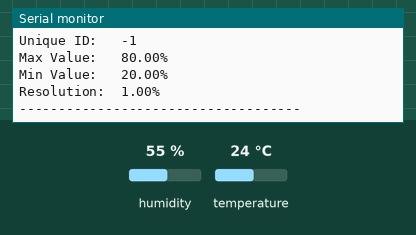
Simulated run of this program. Board: ESP8266 (NodeMCU). Shown: the last lines printed to the serial monitor. The test bench sets the inputs (shaded band); at power-on: humidity 55 %, temperature 24 °C. WiFi joins after 1.5 s; servers stay silent unless stated.

Above: at 2.7 s.
2.8 s: humidity set to 22 %
At 4.3 s:
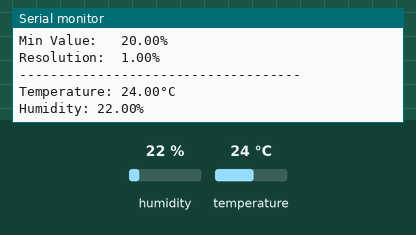
5.8 s: temperature set to 12 °C
At 8.5 s:
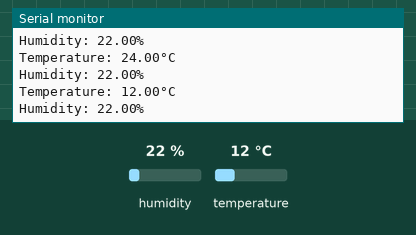
8.8 s: humidity set to 40 %
At 10.7 s:
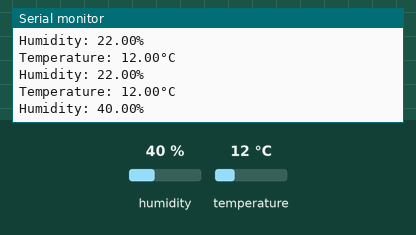

Measured:
- after the input at 2.8 s, the serial monitor: prints a new line after 0.75 s (image 1)
- after the input at 5.8 s, the serial monitor: prints a new line after 1.8 s (image 2)
- after the input at 8.8 s, the serial monitor: prints a new line after 0.76 s (image 3)

The program:

main.cpp
```cpp
#include <ESP8266WiFi.h>
#include <ESP8266WebServer.h>

#include <Adafruit_Sensor.h>
#include <DHT.h>
#include <DHT_U.h>

const char *ssid = "hhw470d";
const char *password = "Target21#";

IPAddress localIp(192, 168, 2, 62);
IPAddress localGw(192, 168, 2, 1);
IPAddress localDns(192, 168, 2, 2);
IPAddress subnet(255, 255, 0, 0);

#define DHTPIN 2     // Digital pin connected to the DHT sensor
#define DHTTYPE    DHT11     // DHT 11
DHT_Unified dht(DHTPIN, DHTTYPE);

WiFiServer server(80);
#define HTTP_REST_PORT 8080
ESP8266WebServer httpRestServer(HTTP_REST_PORT);
uint32_t delayMS;

double Fahrenheit(double celsius) {
return ((double)(9 / 5) * celsius) + 32;
}

double Kelvin(double celsius) {
return celsius + 273.15;
}

void getHelloWord() {
    httpRestServer.send(200, "text/json", "{\"name\": \"Hello world\"}");
}

void restServerRouting() {
    httpRestServer.on("/", HTTP_GET, []() {
        httpRestServer.send(200, F("text/html"),
            F("Welcome to the REST Web Server"));
    });
    httpRestServer.on(F("/helloWorld"), HTTP_GET, getHelloWord);
}

void setup() {
  Serial.begin(115200);
  delay(10);
  Serial.println();

  // Initialize device.
  dht.begin();

  // Connect to WiFi network
  WiFi.mode(WIFI_STA);
  if (!WiFi.config(localIp, localGw, subnet, localDns)) {
    Serial.println("STA Failed to configure");
  }
  Serial.println();
  Serial.println();
  Serial.print("Connecting to ");
  Serial.println(ssid);

  WiFi.begin(ssid, password);

  while (WiFi.status() != WL_CONNECTED) {
    delay(500);
    Serial.print(".");
  }

  Serial.println("");
  Serial.println("WiFi connected");
  Serial.println(WiFi.localIP()); // Print the IP address

  // Start the server
  server.begin();
  Serial.println("Server started");

  // and the API web server
  restServerRouting();
  httpRestServer.begin();

  // Print temperature sensor details.
  sensor_t sensor;
  dht.temperature().getSensor(&sensor);
  Serial.println(F("------------------------------------"));
  Serial.println(F("Temperature Sensor"));
  Serial.print  (F("Sensor Type: ")); Serial.println(sensor.name);
  Serial.print  (F("Driver Ver:  ")); Serial.println(sensor.version);
  Serial.print  (F("Unique ID:   ")); Serial.println(sensor.sensor_id);
  Serial.print  (F("Max Value:   ")); Serial.print(sensor.max_value); Serial.println(F("°C"));
  Serial.print  (F("Min Value:   ")); Serial.print(sensor.min_value); Serial.println(F("°C"));
  Serial.print  (F("Resolution:  ")); Serial.print(sensor.resolution); Serial.println(F("°C"));
  Serial.println(F("------------------------------------"));
  // Print humidity sensor details.
  dht.humidity().getSensor(&sensor);
  Serial.println(F("Humidity Sensor"));
  Serial.print  (F("Sensor Type: ")); Serial.println(sensor.name);
  Serial.print  (F("Driver Ver:  ")); Serial.println(sensor.version);
  Serial.print  (F("Unique ID:   ")); Serial.println(sensor.sensor_id);
  Serial.print  (F("Max Value:   ")); Serial.print(sensor.max_value); Serial.println(F("%"));
  Serial.print  (F("Min Value:   ")); Serial.print(sensor.min_value); Serial.println(F("%"));
  Serial.print  (F("Resolution:  ")); Serial.print(sensor.resolution); Serial.println(F("%"));
  Serial.println(F("------------------------------------"));
  // Set delay between sensor readings based on sensor details.
  delayMS = sensor.min_delay / 1000;
}

void loop() {
  float temp, humi;

  delay(delayMS); // Delay between measurements.

  // Get temperature event and print its value.
  sensors_event_t event;
  dht.temperature().getEvent(&event);
  if (isnan(event.temperature)) {
    temp = 0;
    Serial.println(F("Error reading temperature!"));
  }
  else {
    temp = event.temperature;
    Serial.print(F("Temperature: "));
    Serial.print(temp);
    Serial.println(F("°C"));
  }
  // Get humidity event and print its value.
  dht.humidity().getEvent(&event);
  if (isnan(event.relative_humidity)) {
    humi = 0;
    Serial.println(F("Error reading humidity!"));
  }
  else {
    humi = event.relative_humidity;
    Serial.print(F("Humidity: "));
    Serial.print(humi);
    Serial.println(F("%"));
  }

  httpRestServer.handleClient();

  WiFiClient client = server.accept();
  client.println("HTTP/1.1 200 OK");
  client.println("Content-Type: text/html");
  client.println("Connection: close");  // the connection will be closed after completion of the response
  client.println("Refresh: 5");  // refresh the page automatically every 5 sec
  client.println();
  client.println("<!DOCTYPE html>");
  client.println("<html xmlns='http://www.w3.org/1999/xhtml'>");
  client.println("<head>\n<meta charset='UTF-8'>");
  client.println("<title>ESP8266 Temperature & Humidity DHT11 Sensor</title>");
  client.println("</head>\n<body>");
  client.println("<H2>ESP8266 & DHT11 Sensor</H2>");
  client.println("<H3>Humidity / Temperature</H3>");
  client.println("<pre>");
  client.print("Humidity (%)         : ");
  client.println((float)humi, 2);
  client.print("Temperature (°C)  : ");
  client.println((float)temp, 2);
  client.print("Temperature (°F)  : ");
  client.println(Fahrenheit(temp), 2);
  client.print("Temperature (°K)  : ");
  client.println(Kelvin(temp), 2);
  client.println("</pre>");
  client.println("<H3>www.elec-cafe.com</H3>");
  client.print("</body>\n</html>");
}
```
